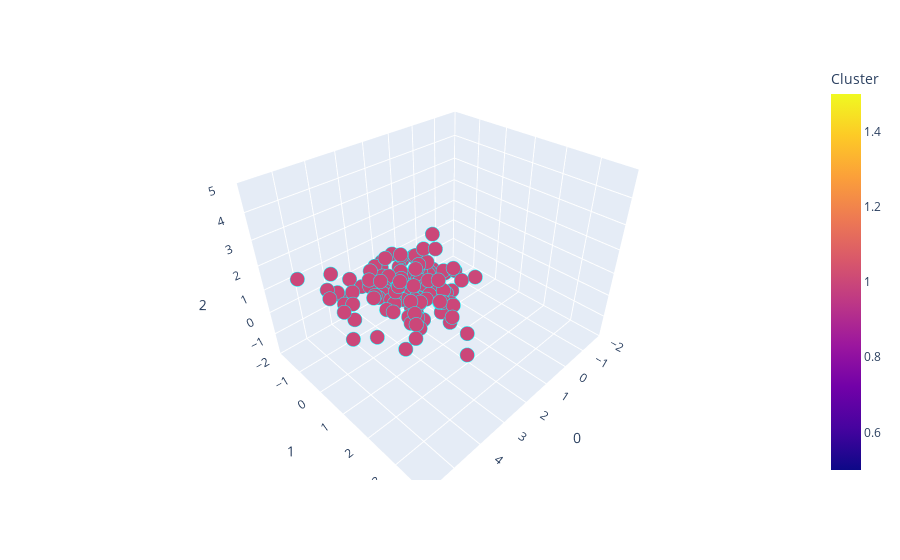

Write notebook code for a chart like this one.
### Markdown cell above
## Individual Cluster Plots ##

### Code cell
#you can change the data_frame = value with the following: clstr_0, clstr_1, clstr_2, clstr_3, clster_4

fig = px.scatter_3d(data_frame=clstr_1, 
                 x = 0, y = 1, z=2, color='Cluster', size_max=0.01, hover_data=['name','artist','genre'], 
                    range_x=(-2,6), range_y=(-2,4), range_z=(-2,5))

fig.update_traces(marker=dict(size=5,
                              line=dict(width=1,
                                        color='cyan')),
                  selector=dict(mode='markers'))

fig.show()

### Figure 1 — Plotly figure (JSON) as saved in the notebook; plotly's stock layout.template omitted (floating-point values rounded to 4 significant figures; data arrays with more than 128 entries replaced by an {"elided": "..."} marker saying what was removed)
{"data": [{"customdata": {"elided": "163x3 str values"}, "hovertemplate": "0=%{x}<br>1=%{y}<br>2=%{z}<br>name=%{customdata[0]}<br>artist=%{customdata[1]}<br>genre=%{customdata[2]}<br>Cluster=%{marker.color}<extra></extra>", "legendgroup": "", "marker": {"color": {"elided": "163 int values"}, "coloraxis": "coloraxis", "line": {"color": "cyan", "width": 1}, "size": 5, "symbol": "circle"}, "mode": "markers", "name": "", "scene": "scene", "showlegend": false, "type": "scatter3d", "x": {"elided": "163 float values"}, "y": {"elided": "163 float values"}, "z": {"elided": "163 float values"}}], "layout": {"coloraxis": {"colorbar": {"title": {"text": "Cluster"}}, "colorscale": [[0, "#0d0887"], [0.1111, "#46039f"], [0.2222, "#7201a8"], [0.3333, "#9c179e"], [0.4444, "#bd3786"], [0.5556, "#d8576b"], [0.6667, "#ed7953"], [0.7778, "#fb9f3a"], [0.8889, "#fdca26"], [1, "#f0f921"]]}, "legend": {"tracegroupgap": 0}, "margin": {"t": 60}, "scene": {"domain": {"x": [0, 1], "y": [0, 1]}, "xaxis": {"range": [-2, 6], "title": {"text": "0"}}, "yaxis": {"range": [-2, 4], "title": {"text": "1"}}, "zaxis": {"range": [-2, 5], "title": {"text": "2"}}}}}
